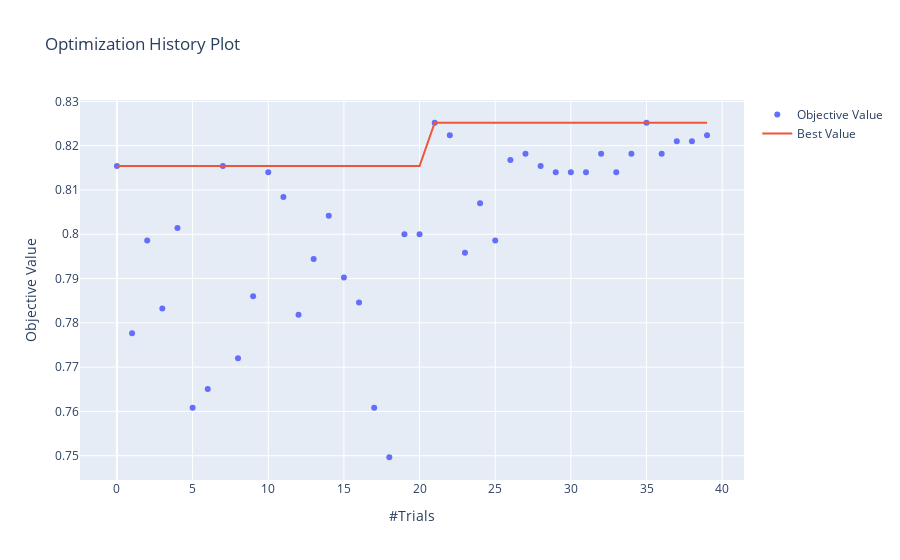

Notebook source saved alongside this figure:
### Code cell
study_svm = create_new_mlrun(model_type='RandomForestClassifier')
optuna.visualization.plot_optimization_history(study_svm)
